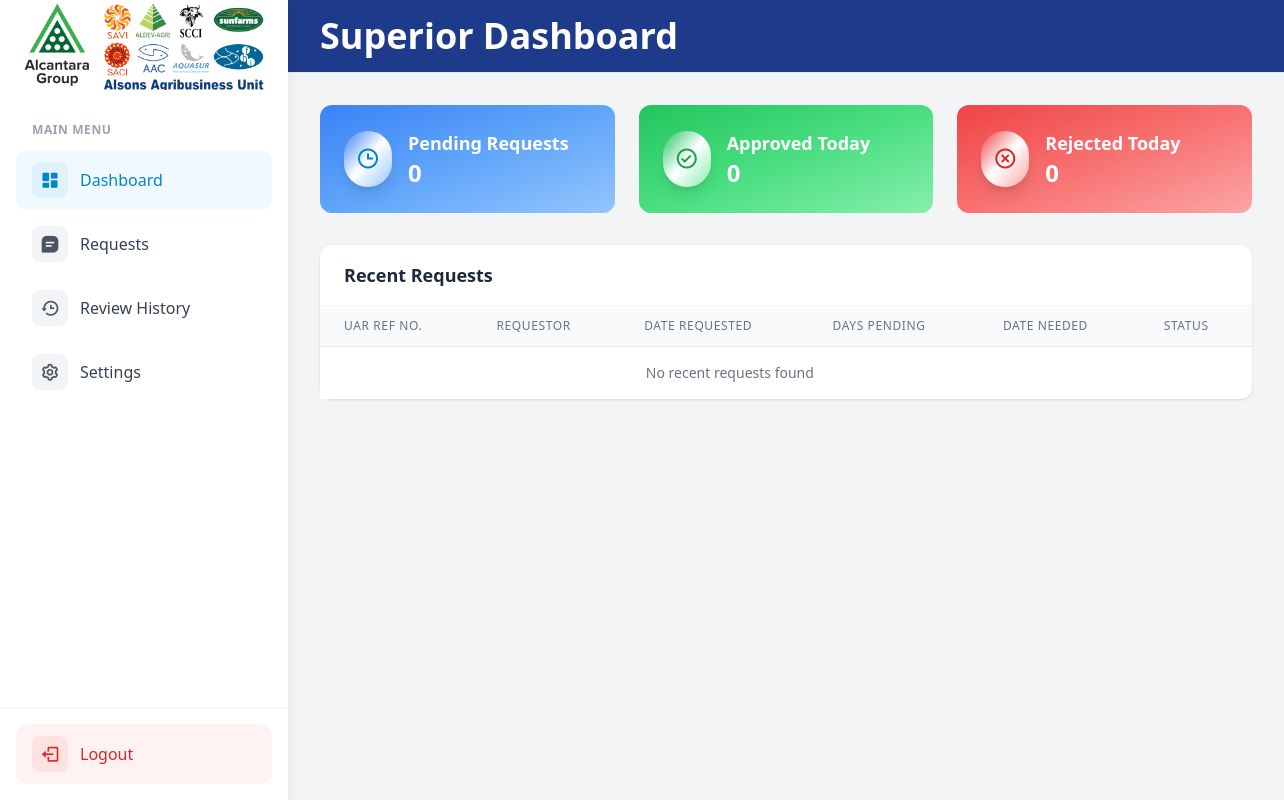
The app's page /superior/dashboard.php (signed in), older data.
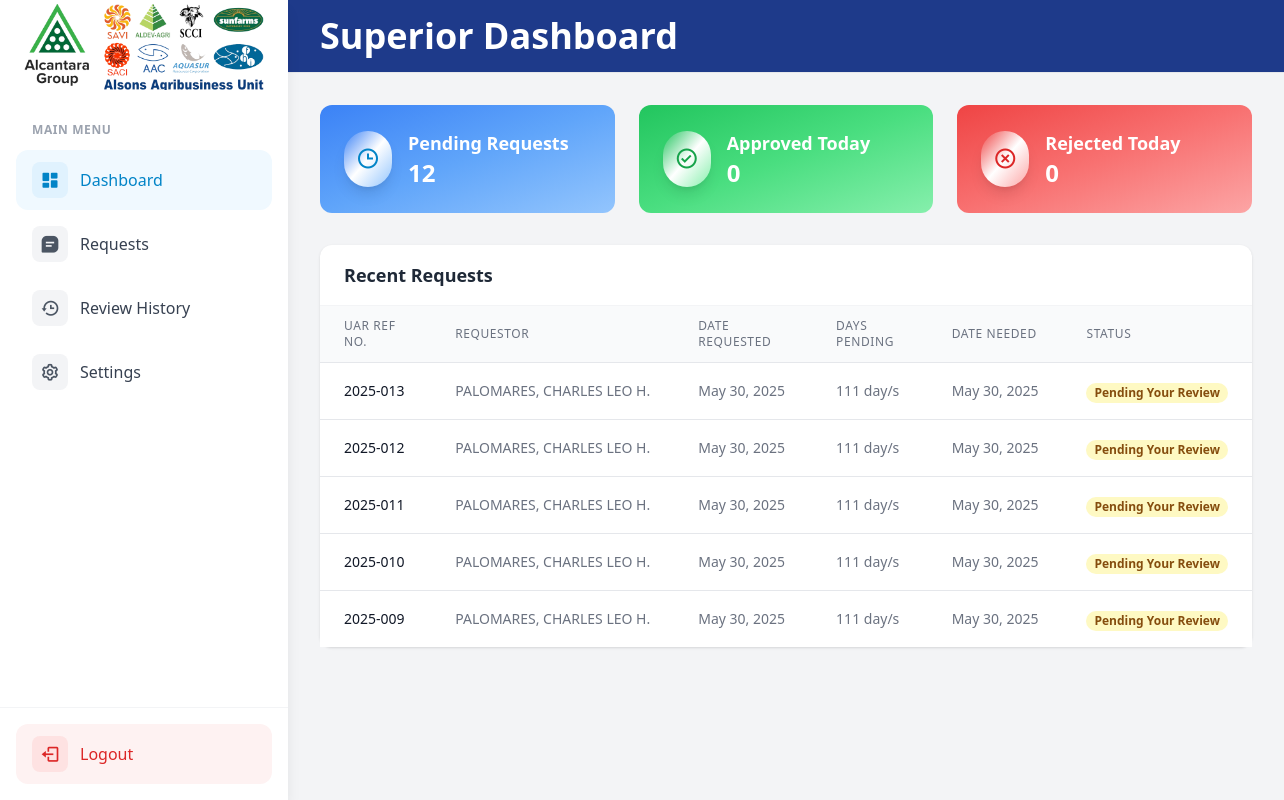
The same page, newer data.
### tables this page shows
CREATE TABLE `access_requests` (
  `id` int(11) NOT NULL,
  `requestor_name` varchar(255) NOT NULL,
  `business_unit` varchar(50) NOT NULL,
  `access_request_number` varchar(20) NOT NULL,
  `department` varchar(100) NOT NULL,
  `email` varchar(255) NOT NULL,
  `employee_id` varchar(20) NOT NULL,
  `request_date` date NOT NULL,
  `access_type` varchar(50) NOT NULL,
  `justification` text NOT NULL,
  `system_type` varchar(255) DEFAULT NULL,
  `other_system_type` varchar(255) DEFAULT NULL,
  `role_access_type` varchar(50) DEFAULT NULL,
  `duration_type` varchar(20) DEFAULT NULL,
  `start_date` date DEFAULT NULL,
  `end_date` date DEFAULT NULL,
  `date_needed` date DEFAULT NULL COMMENT 'Date when access is needed',
  `access_level` varchar(20) DEFAULT NULL,
  `usernames` longtext DEFAULT NULL CHECK (json_valid(`usernames`)),
  `status` enum('pending_superior','pending_help_desk','pending_technical','pending_process_owner','pending_admin','approved','rejected','pending_testing','pending_testing_setup','pending_testing_review') NOT NULL DEFAULT 'pending_superior',
  `testing_status` enum('not_required','pending','success','failed') DEFAULT 'not_required',
  `testing_notes` text DEFAULT NULL,
  `testing_instructions` text DEFAULT NULL,
  `submission_date` datetime NOT NULL,
  `superior_id` int(11) DEFAULT NULL,
  `superior_review_date` datetime DEFAULT NULL,
  `superior_notes` text DEFAULT NULL,
  `help_desk_id` int(11) DEFAULT NULL,
  `help_desk_review_date` datetime DEFAULT NULL,
  `help_desk_notes` text DEFAULT NULL,
  `technical_id` int(11) DEFAULT NULL,
  `technical_review_date` datetime DEFAULT NULL,
  `technical_notes` text DEFAULT NULL,
  `process_owner_id` int(11) DEFAULT NULL,
  `process_owner_review_date` datetime DEFAULT NULL,
  `process_owner_notes` text DEFAULT NULL,
  `admin_id` int(11) DEFAULT NULL,
  `admin_review_date` datetime DEFAULT NULL,
  `admin_notes` text DEFAULT NULL,
  `reviewed_by` int(11) DEFAULT NULL,
  `review_date` datetime DEFAULT NULL,
  `review_notes` text DEFAULT NULL,
  `application_system` varchar(255) DEFAULT NULL COMMENT 'Stores application system information'
);

### superior/dashboard.php (the view, shortened to what this page needs)
<?php
require_once '../config.php';
try {
    $stmt = $pdo->query("SELECT COUNT(*) FROM access_requests WHERE status = 'pending_superior'");
    $pendingRequests = $stmt->fetchColumn();
    $todayDate = date('Y-m-d');
    $stmt = $pdo->prepare("SELECT COUNT(*) FROM approval_history WHERE action = 'approved' AND DATE(created_at) = :today");
    $stmt->execute([':today' => $todayDate]);
    $approvedToday = $stmt->fetchColumn();
    $stmt = $pdo->prepare("SELECT COUNT(*) FROM approval_history WHERE action = 'rejected' AND DATE(created_at) = :today");
    $stmt->execute([':today' => $todayDate]);
    $rejectedToday = $stmt->fetchColumn();
    $stmt = $pdo->query("SELECT ar.*,
            CASE
                WHEN ar.status = 'pending_superior' THEN 'Pending Your Review'
                WHEN ar.status = 'pending_help_desk' THEN 'Pending Help Desk Review'
                WHEN ar.status = 'pending_technical' THEN 'Pending Technical Review'
                WHEN ar.status = 'pending_process_owner' THEN 'Pending Process Owner Review'
                WHEN ar.status = 'pending_admin' THEN 'Pending Admin Review'
                WHEN ar.status = 'approved' THEN 'Approved'
                WHEN ar.status = 'rejected' THEN 'Rejected'
                ELSE ar.status
            END as status_display
            FROM access_requests ar
            WHERE ar.status = 'pending_superior'
            ORDER BY ar.submission_date DESC LIMIT 5");
    $recentRequests = $stmt->fetchAll(PDO::FETCH_ASSOC);
} catch (PDOException $e) {
    error_log("Dashboard data fetch error: " . $e->getMessage());
    $pendingRequests = 0;
    $approvedToday = 0;
    $rejectedToday = 0;
    $statsData = [
        'total' => 0,
        'approved' => 0,
        'approval_rate' => 0,
        'decline_rate' => 0
    ];
    $recentRequests = [];
    $recentApprovals = [];
}
?>
<!DOCTYPE html>
<html lang="en">
<head>
    <script src="https://cdn.tailwindcss.com"></script>
    <link href="https://cdn.jsdelivr.net/npm/boxicons@2.1.4/css/boxicons.min.css" rel="stylesheet">
</head>
<body class="bg-gray-100">
    <div class="flex min-h-screen">
        <div class="fixed inset-y-0 left-0 z-50 w-72 bg-white shadow-lg">
            <div class="flex flex-col h-full">
                <div class="text-center">
                    <img src="../logo.png" alt="Company Logo" class="mt-1 w-60 h-auto mx-auto">
                </div>
                <nav class="flex-1 pt-6 pb-4 px-4 space-y-1 overflow-y-auto">
                    <p class="px-4 py-2 text-xs font-semibold text-gray-400 uppercase tracking-wider">
                        Main Menu
                    </p>
                    <a href="#" class="flex items-center px-4 py-3 text-primary-600 bg-primary-50 rounded-xl">
                        <span class="flex items-center justify-center w-9 h-9 bg-primary-100 text-primary-600 rounded-lg">
                            <i class='bx bxs-dashboard text-xl'></i>
                        </span>
                        <span class="ml-3 font-medium">Dashboard</span>
                    </a>
                    <a href="requests.php" class="flex items-center px-4 py-3 text-gray-700 rounded-xl hover:bg-gray-50">
                        <span class="flex items-center justify-center w-9 h-9 bg-gray-100 text-gray-600 rounded-lg">
                            <i class='bx bxs-message-square-detail text-xl'></i>
                        </span>
                        <span class="ml-3">Requests</span>
                    </a>
                    <a href="review_history.php" class="flex items-center px-4 py-3 text-gray-700 rounded-xl hover:bg-gray-50">
                        <span class="flex items-center justify-center w-9 h-9 bg-gray-100 text-gray-600 rounded-lg">
                            <i class='bx bx-history text-xl'></i>
                        </span>
                        <span class="ml-3">Review History</span>
                    </a>
                    <a href="settings.php" class="flex items-center px-4 py-3 text-gray-700 rounded-xl hover:bg-gray-50">
                        <span class="flex items-center justify-center w-9 h-9 bg-gray-100 text-gray-600 rounded-lg">
                            <i class='bx bx-cog text-xl'></i>
                        </span>
                        <span class="ml-3">Settings</span>
                    </a>
                </nav>
                <div class="p-4 border-t border-gray-100">
                    <a href="../admin/logout.php" class="flex items-center px-4 py-3 text-red-600 bg-red-50 rounded-xl hover:bg-red-100">
                        <span class="flex items-center justify-center w-9 h-9 bg-red-100 text-red-600 rounded-lg">
                            <i class='bx bx-log-out text-xl'></i>
                        </span>
                        <span class="ml-3 font-medium">Logout</span>
                    </a>
                </div>
            </div>
        </div>
        <div class="flex-1 ml-72">
            <div class="bg-blue-900 border-b border-gray-200 sticky top-0 z-10">
                <div class="px-8 py-4">
                    <h1 class="text-4xl font-bold text-white">Superior Dashboard</h1>
                </div>
            </div>
            <div class="p-8">
                <div class="grid grid-cols-1 md:grid-cols-3 gap-6 mb-8">
                    <div class="stat-card rounded-xl p-6 flex items-center bg-gradient-to-br from-blue-500 via-blue-400 to-blue-300 cursor-pointer hover:shadow-lg transition-all duration-300">
                        <div class="flex items-center">
                            <div class="bg-gradient-to-br from-blue-500 via-white to-blue-300 p-3 rounded-full shadow-lg">
                                <i class='bx bx-time text-2xl text-primary-600'></i>
                            </div>
                            <div class="ml-4">
                                <p class="text-lg font-bold text-white">Pending Requests</p>
                                <h4 class="text-2xl font-bold text-white"><?php echo $pendingRequests; ?></h4>
                            </div>
                        </div>
                    </div>
                    <div class="stat-card rounded-xl p-6 flex items-center bg-gradient-to-br from-green-500 via-green-400 to-green-300 cursor-pointer hover:shadow-lg transition-all duration-300">
                        <div class="flex items-center">
                            <div class="bg-gradient-to-br from-green-500 via-white to-green-300 p-3 rounded-full shadow-lg">
                                <i class='bx bx-check-circle text-2xl text-green-600'></i>
                            </div>
                            <div class="ml-4">
                                <p class="text-lg font-bold text-white">Approved Today</p>
                                <h4 class="text-2xl font-bold text-white"><?php echo $approvedToday; ?></h4>
                            </div>
                        </div>
                    </div>
                    <div class="stat-card rounded-xl p-6 flex items-center bg-gradient-to-br from-red-500 via-red-400 to-red-300 cursor-pointer hover:shadow-lg transition-all duration-300">
                        <div class="flex items-center">
                            <div class="bg-gradient-to-br from-red-500 via-white to-red-300 p-3 rounded-full shadow-lg">
                                <i class='bx bx-x-circle text-2xl text-red-600'></i>
                            </div>
                            <div class="ml-4">
                                <p class="text-lg font-bold text-white">Rejected Today</p>
                                <h4 class="text-2xl font-bold text-white"><?php echo $rejectedToday; ?></h4>
                            </div>
                        </div>
                    </div>
                </div>
                <div class="bg-white rounded-xl shadow">
                    <div class="px-6 py-4 border-b border-gray-100">
                        <div class="flex justify-between items-center">
                            <h3 class="text-lg font-semibold text-gray-800">Recent Requests</h3>
                        </div>
                    </div>
                    <div class="overflow-x-auto">
                        <table class="min-w-full divide-y divide-gray-200">
                            <thead class="bg-gray-50">
                                <tr>
                                <th class="px-6 py-3 text-left text-xs font-medium text-gray-500 uppercase tracking-wider">UAR REF NO.</th>
                                    <th class="px-6 py-3 text-left text-xs font-medium text-gray-500 uppercase tracking-wider">Requestor</th>
                                    <th class="px-6 py-3 text-left text-xs font-medium text-gray-500 uppercase tracking-wider">Date Requested</th>
                                    <th class="px-6 py-3 text-left text-xs font-medium text-gray-500 uppercase tracking-wider">Days Pending</th>
                                    <th class="px-6 py-3 text-left text-xs font-medium text-gray-500 uppercase tracking-wider">Date Needed</th>
                                    <th class="px-6 py-3 text-left text-xs font-medium text-gray-500 uppercase tracking-wider">Status</th>
                                </tr>
                            </thead>
                            <tbody class="bg-white divide-y divide-gray-200">
                                <?php if (!empty($recentRequests)): ?>
                                    <?php foreach($recentRequests as $request): ?>
                                    <tr class="hover:bg-gray-50 cursor-pointer" onclick="showRequestDetails(<?php echo $request['id']; ?>)">
                                    <td class="px-6 py-4 whitespace-nowrap text-sm font-medium text-gray-900">
                                                <?php echo htmlspecialchars($request['access_request_number']); ?>
                                            </td>
                                            <td class="px-6 py-4 whitespace-nowrap text-sm text-gray-500">
                                                <?php echo htmlspecialchars($request['requestor_name']); ?>
                                            </td>
                                            <td class="px-6 py-4 whitespace-nowrap text-sm text-gray-500">
                                                <?php echo date('M d, Y', strtotime($request['submission_date'])); ?>
                                            </td>
                                            <td class="px-6 py-4 whitespace-nowrap text-sm text-gray-500">
                                                <?php
                                                    $submission_date = new DateTime($request['submission_date']);
                                                    $today = new DateTime();
                                                    $interval = $submission_date->diff($today);
                                                    echo $interval->days . ' day/s';
                                                ?>
                                            </td>
                                            <td class="px-6 py-4 whitespace-nowrap text-sm text-gray-500" data-label="Date Needed">
                                                <?php echo date('M d, Y', strtotime($request['date_needed'])); ?>
                                            </td>
                                            <td class="px-6 py-4 whitespace-nowrap">
                                                <span class="px-2 inline-flex text-xs leading-5 font-semibold rounded-full bg-yellow-100 text-yellow-800">
                                                    <?php echo htmlspecialchars($request['status_display']); ?>
                                                </span>
                                            </td>
                                    </tr>
                                    <?php endforeach; ?>
                                <?php else: ?>
                                    <tr>
                                        <td colspan="5" class="px-6 py-4 text-center text-sm text-gray-500">
                                            No recent requests found
                                        </td>
                                    </tr>
                                <?php endif; ?>
                            </tbody>
                        </table>
                    </div>
                </div>
            </div>
        </div>
    </div>
</body>
</html>

Row changes from the older to the newer data that the page shows:
added access_requests: access_request_number "2025-013", requestor_name "PALOMARES, CHARLES LEO H.", submission_date "May 30, 2025", submission_date "111", date_needed "May 30, 2025", status_display "Pending Your Review"
added access_requests: access_request_number "2025-012", requestor_name "PALOMARES, CHARLES LEO H.", submission_date "May 30, 2025", submission_date "111", date_needed "May 30, 2025", status_display "Pending Your Review"
added access_requests: access_request_number "2025-011", requestor_name "PALOMARES, CHARLES LEO H.", submission_date "May 30, 2025", submission_date "111", date_needed "May 30, 2025", status_display "Pending Your Review"
added access_requests: access_request_number "2025-010", requestor_name "PALOMARES, CHARLES LEO H.", submission_date "May 30, 2025", submission_date "111", date_needed "May 30, 2025", status_display "Pending Your Review"
added access_requests: access_request_number "2025-009", requestor_name "PALOMARES, CHARLES LEO H.", submission_date "May 30, 2025", submission_date "111", date_needed "May 30, 2025", status_display "Pending Your Review"
Text that changed along with them:
$pendingRequests: "0" → "12"
text no longer shown: "No recent requests found"
